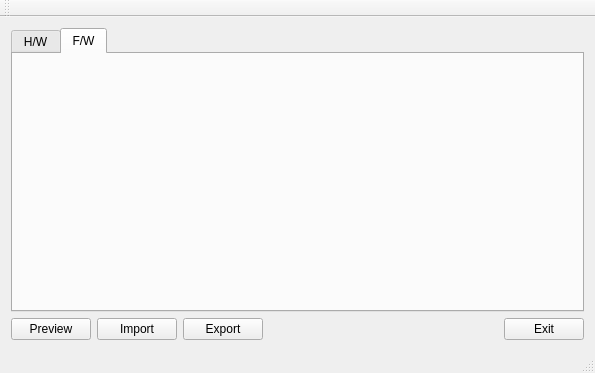
<?xml version="1.0" encoding="UTF-8"?>
<ui version="4.0">
 <class>MainWindow</class>
 <widget class="QMainWindow" name="MainWindow">
  <property name="geometry">
   <rect>
    <x>0</x>
    <y>0</y>
    <width>595</width>
    <height>373</height>
   </rect>
  </property>
  <property name="windowTitle">
   <string>MainWindow</string>
  </property>
  <widget class="QWidget" name="centralWidget">
   <layout class="QVBoxLayout" name="verticalLayout">
    <item>
     <widget class="QTabWidget" name="idc_tab1">
      <property name="currentIndex">
       <number>1</number>
      </property>
      <widget class="QWidget" name="tab">
       <attribute name="title">
        <string>H/W</string>
       </attribute>
      </widget>
      <widget class="QWidget" name="tab_2">
       <attribute name="title">
        <string>F/W</string>
       </attribute>
      </widget>
     </widget>
    </item>
    <item>
     <layout class="QHBoxLayout" name="horizontalLayout">
      <item>
       <widget class="QPushButton" name="idc_pvc">
        <property name="text">
         <string>Preview</string>
        </property>
       </widget>
      </item>
      <item>
       <widget class="QPushButton" name="idc_imp">
        <property name="text">
         <string>Import</string>
        </property>
       </widget>
      </item>
      <item>
       <widget class="QPushButton" name="idc_exp">
        <property name="text">
         <string>Export</string>
        </property>
       </widget>
      </item>
      <item>
       <spacer name="horizontalSpacer">
        <property name="orientation">
         <enum>Qt::Horizontal</enum>
        </property>
        <property name="sizeHint" stdset="0">
         <size>
          <width>148</width>
          <height>20</height>
         </size>
        </property>
       </spacer>
      </item>
      <item>
       <widget class="QPushButton" name="idc_exit">
        <property name="text">
         <string>Exit</string>
        </property>
       </widget>
      </item>
     </layout>
    </item>
   </layout>
  </widget>
  <widget class="QMenuBar" name="menuBar">
   <property name="geometry">
    <rect>
     <x>0</x>
     <y>0</y>
     <width>595</width>
     <height>22</height>
    </rect>
   </property>
  </widget>
  <widget class="QToolBar" name="mainToolBar">
   <attribute name="toolBarArea">
    <enum>TopToolBarArea</enum>
   </attribute>
   <attribute name="toolBarBreak">
    <bool>false</bool>
   </attribute>
  </widget>
  <widget class="QStatusBar" name="statusBar"/>
 </widget>
 <layoutdefault spacing="6" margin="11"/>
 <resources/>
 <connections/>
</ui>
